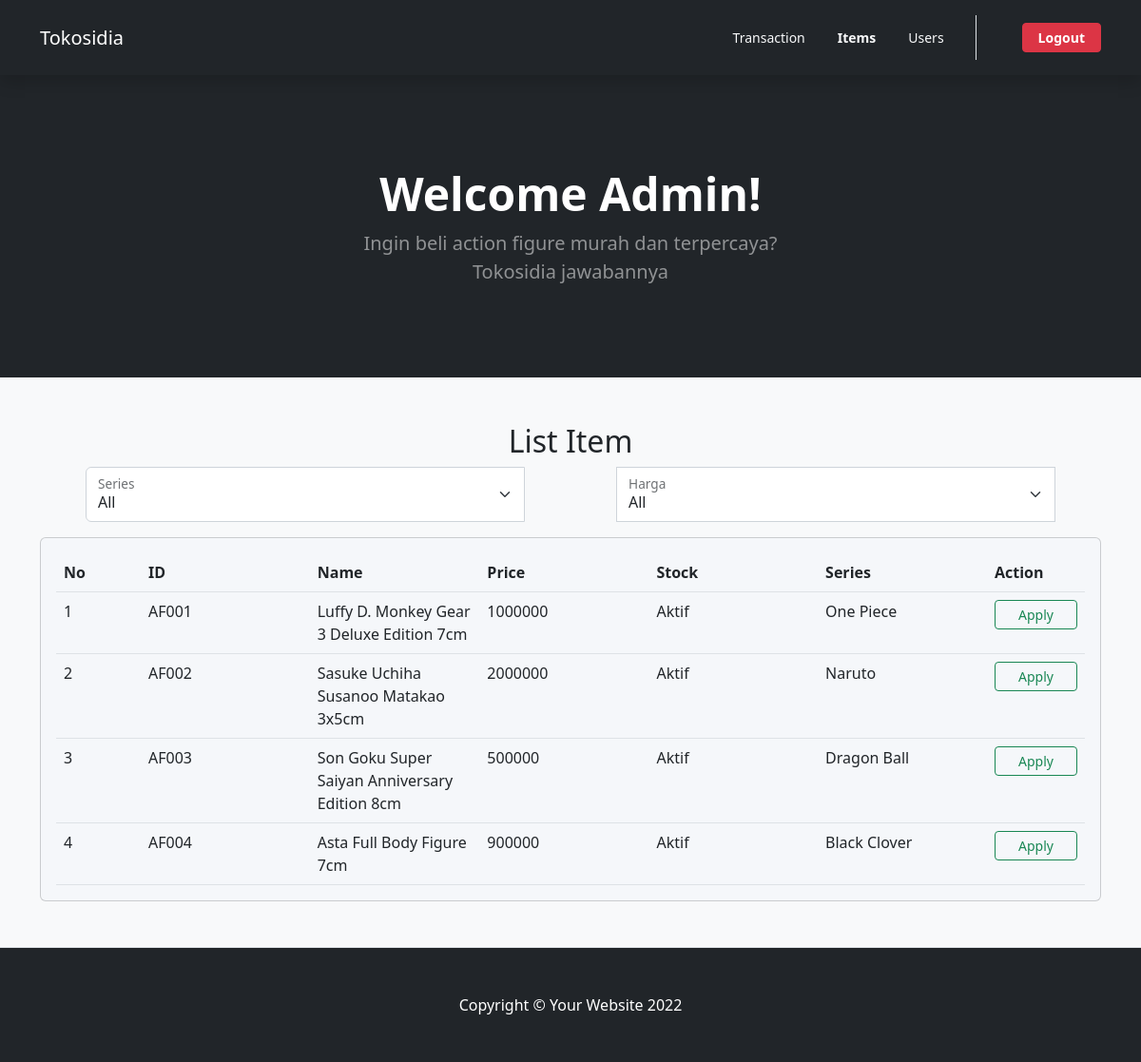
Screenshot of /admin-item.php with the database file from the repository.
### tables this page shows
CREATE TABLE `actionfigure` (
  `af_id` varchar(5) NOT NULL,
  `af_name` varchar(500) NOT NULL,
  `af_price` double NOT NULL,
  `af_stock` int(10) NOT NULL,
  `af_status` int(10) NOT NULL,
  `af_se_id` varchar(5) NOT NULL
);

CREATE TABLE `series` (
  `se_id` varchar(5) NOT NULL,
  `se_name` varchar(255) NOT NULL
);

### admin-item.php (the view, shortened to what this page needs)
<?php
    require('action.php');
?>
<!DOCTYPE html>
<html lang="en">
    <head>
        <link href="https://cdn.jsdelivr.net/npm/bootstrap-icons@1.4.1/font/bootstrap-icons.css" rel="stylesheet">
        <link href="https://cdn.jsdelivr.net/npm/bootstrap@5.2.2/dist/css/bootstrap.min.css" rel="stylesheet">
        <link href="assets/css/general.css" rel="stylesheet">
    </head>
    <body>
        <nav class="navbar navbar-expand-lg p-3 position-sticky top-0 w-100 shadow navbar-dark bg-dark">
            <div class="container">
                <a class="navbar-brand" href="admin.php">Tokosidia</a>
                <div class="collapse navbar-collapse" id="navbarSupportedContent">
                    <ul class="navbar-nav ms-auto mb-2 me-5 mb-lg-0 px-3 border-end">
                        <li class="nav-item">
                            <a class="nav-link" aria-current="page" href="admin.php">
                                <button class="btn btn-sm text-light">Transaction</button>
                            </a>
                        </li>
                        <li class="nav-item">
                            <a class="nav-link" href="">
                                <button class="btn btn-sm text-light fw-bold">Items</button>
                            </a>
                        </li>
                        <li class="nav-item">
                        <a class="nav-link" href="admin-user.php">
                                <button class="btn btn-sm text-light">Users</button>
                            </a>
                        </li>
                    </ul>
                    <div class="d-flex">
                        <a class="" href="index.php">
                            <button class="btn btn-danger btn-sm px-3 fw-bold" name="logout">Logout</button>
                        </a>
                    </div>
                </div>
            </div>
        </nav>
        <header class="bg-dark py-5">
            <div class="container px-5">
                <div class="row gx-5 justify-content-center">
                    <div class="col-lg-6">
                        <div class="text-center my-5">
                            <h1 class="display-5 fw-bolder text-white mb-2">Welcome Admin!</h1>
                            <p class="lead text-white-50 mb-4">Ingin beli action figure murah dan terpercaya? Tokosidia jawabannya</p>
                        </div>
                    </div>
                </div>
            </div>
        </header>
        <section class="intro py-5 border-bottom bg-light" id="features">
            <div class="mask d-flex align-items-center h-100">
                <div class="container text-center">
                    <h2>List Item</h2>
                    <div class="row justify-content-center">
                        <form action="" method="post">
                            <div class="input-group">
                                <div class="form-floating mb-3 mx-5">
                                    <select class="form-select" name='lokasi' id='lokasi'>
                                        <option value=''>All</option>
                                    </select>
                                    <label for="lokasi">Series</label>
                                </div>
                                <div class="form-floating mb-3 mx-5">
                                    <select class="form-select" name='jenis' id='jenis'>
                                    <option value=''>All</option>
                                    </select>
                                    <label for="jenis">Harga</label>
                                </div>
                            </div>
                        </form>
                    </div>
                    <div class="row justify-content-center">
                        <div class="col-12">
                            <div class="card shadow-2-strong" style="background-color: #f5f7fa;">
                                <div class="card-body">
                                    <div class="table-responsive">
                                    <table class="table table-border mb-0 align-items-center justify-content-center text-start">
                                            <thead>
                                            <tr>
                                                <th scope="col">No</th>
                                                <th scope="col">ID</th>
                                                <th scope="col">Name</th>
                                                <th scope="col">Price</th>
                                                <th scope="col">Stock</th>
                                                <th scope="col">Series</th>
                                                <th scope="col">Action</th>
                                            </tr>
                                            </thead>
                                            <tbody>
                                            <tbody>
                                                <?php
                                                    $query = "SELECT a.af_id as 'ID', a.af_name as 'Name', a.af_price as 'Price', a.af_stock as 'Stock', a.af_status as 'Status', s.se_name as 'Series' from actionfigure a join series s on s.se_id = a.af_se_id";
                                                    $query = mysqli_query($con, $query);
                                                    $counter = 1;
                                                    while($row = mysqli_fetch_array($query, MYSQLI_ASSOC)){
                                                ?>
                                                <tr>
                                                    <td class='col-1'><?=$counter?></td>
                                                    <td class='col-2'><?=$row['ID']?></td>
                                                    <td class='col-2'><?=$row['Name']?></td>
                                                    <td class='col-2'><?=$row['Price']?></td>
                                                    <td class='col-2'><?=($row['Status'] == 1? 'Aktif' : 'Tidak Aktif')?></td>
                                                    <td class='col-2'><?=$row['Series']?></td>
                                                    <td class='col-1'>
                                                        <button name='btn-apply' class='btn btn-outline-success btn-sm px-4'>Apply</button>
                                                    </td>
                                                </tr>
                                                <?php
                                                        $counter++;
                                                    }
                                                ?>
                                            </tbody>
                                        </table>
                                    </div>
                                </div>
                            </div>
                        </div>
                    </div>
                </div>
            </div>
        </section>
        <footer class="py-5 bg-dark">
            <div class="container px-5"><p class="m-0 text-center text-white">Copyright &copy; Your Website 2022</p></div>
        </footer>
    </body>
</html>

### assets/css/general.css (style rules this page uses)
.input-group { position: relative; }

### rows the page displays
actionfigure: af_id "AF001", af_name "Luffy D. Monkey Gear 3 Deluxe Edition 7cm", af_price "1000000", af_status "Aktif", af_se.se_name "One Piece"
actionfigure: af_id "AF002", af_name "Sasuke Uchiha Susanoo Matakao 3x5cm", af_price "2000000", af_status "Aktif", af_se.se_name "Naruto"
actionfigure: af_id "AF003", af_name "Son Goku Super Saiyan Anniversary Edition 8cm", af_price "500000", af_status "Aktif", af_se.se_name "Dragon Ball"
actionfigure: af_id "AF004", af_name "Asta Full Body Figure 7cm", af_price "900000", af_status "Aktif", af_se.se_name "Black Clover"
